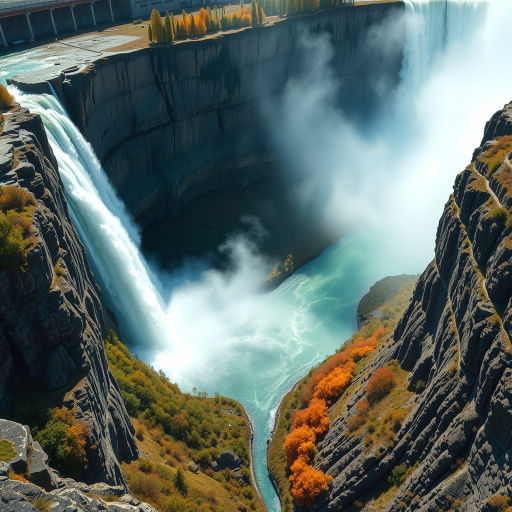
#> input picture projects/naze/episodes/niagara/assets/illust_falls1.jpg, 1024 x 1024 px (shown at 1/2 size)
$ python thumb.py
#> lines starting #> are read from the running program, lines starting #| are printed output that depends on the picture
"""ナイアガラの本編のサムネイル(1280×720)。python episodes/niagara/thumb.py → out/niagara/thumb_long.jpg
下地は場面の絵(illust_falls1、イメージ)。左を暗くして字を 3 段、大事な 1 語(16万年後)だけ黄色。赤い丸は、絵の滝の縁が切れていて当てる所が無いので付けない。"""
from pathlib import Path

import numpy as np
from PIL import Image, ImageDraw, ImageFilter, ImageFont

HERE = Path(__file__).resolve().parent
OUT = HERE.parents[1] / "out" / "niagara"
OUT.mkdir(parents=True, exist_ok=True)
YEL, WHITE, INK, RED = (255, 222, 0), (255, 255, 255), (8, 10, 18), (240, 60, 50)


def font(size, weight="Black"):
    f = ImageFont.truetype("C:/Windows/Fonts/NotoSansJP-VF.ttf", size)
    f.set_variation_by_name(weight)
    return f


ph = Image.open(HERE / "assets" / "illust_falls1.jpg").convert("RGB")
#> ph is the input picture: PIL image 1024x1024 RGB; mean R, G, B 93.2, 107.2, 102.1
w, h = ph.size
#> w = 1024; h = 1024
crop = ph.crop((int(w * 0.02), 0, int(w * 0.02) + int(h * 16 / 9), h)) if w / h > 16 / 9 else ph
img = crop.resize((1280, 720), Image.LANCZOS)
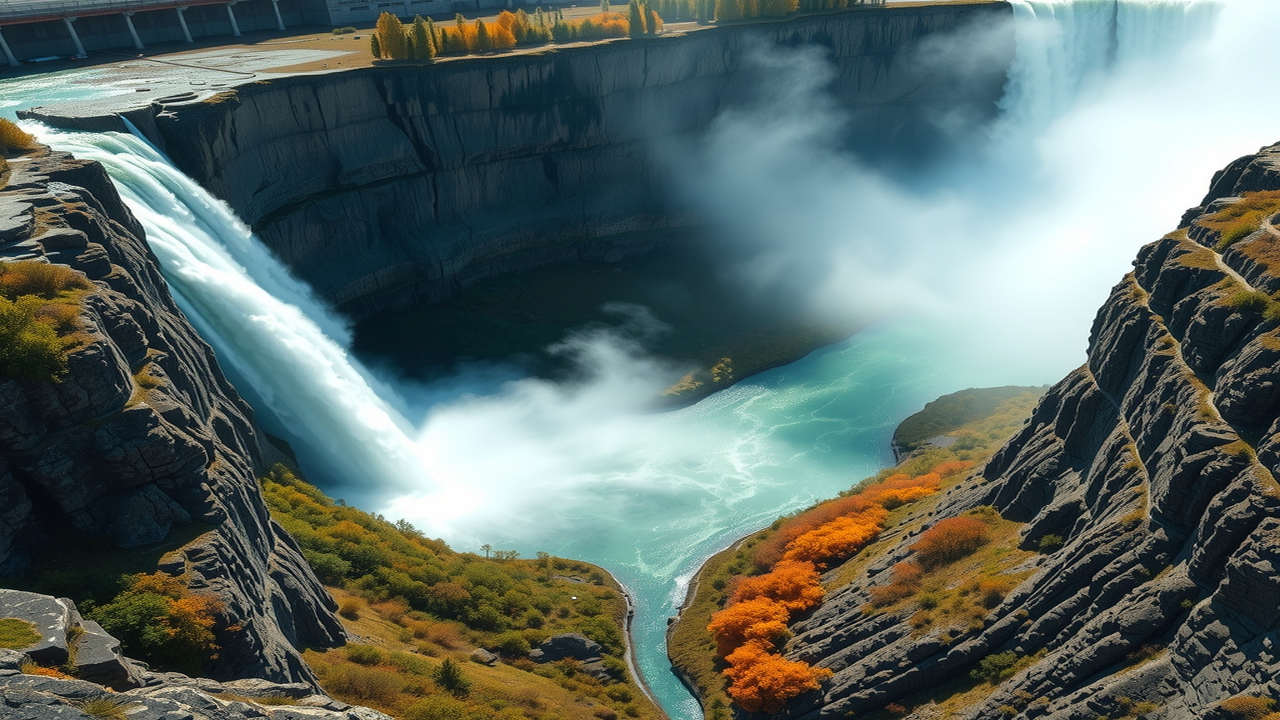
#> img: PIL image 1280x720 RGB; mean R, G, B 93.2, 107.2, 102.1
a = np.asarray(img).astype(np.float32)
x = np.linspace(0, 1, 1280, dtype=np.float32)[None, :, None]
a *= 0.35 + 0.65 * np.clip((x - 0.05) / 0.6, 0, 1)            # 左を暗く
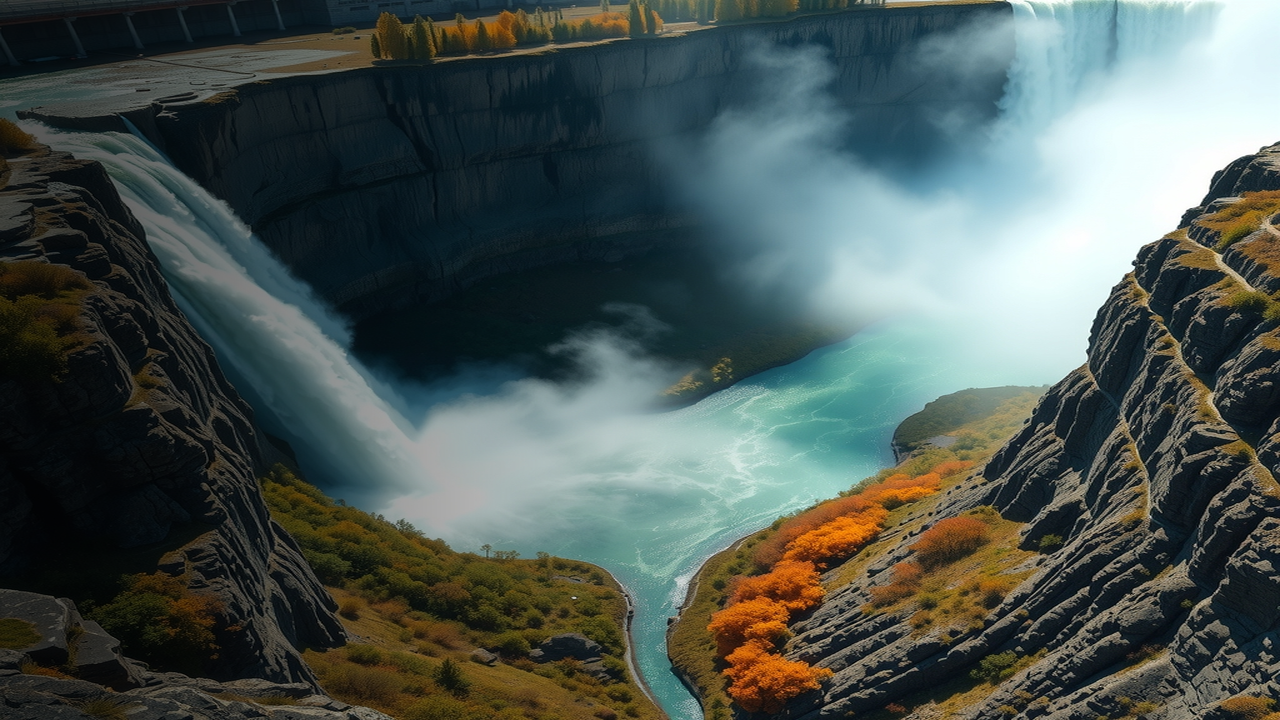
#> a: shape (720, 1280, 3) float32; mean R, G, B 75.9, 87.1, 83.1
img = Image.fromarray(a.astype(np.uint8)).convert("RGBA")
#> img: PIL image 1280x720 RGBA


def big(xy, s, size, col):
    f = font(size)
    sh = Image.new("RGBA", img.size, (0, 0, 0, 0))
    ImageDraw.Draw(sh).text((xy[0] + 6, xy[1] + 8), s, font=f, fill=(0, 0, 0, 200), stroke_width=14, stroke_fill=(0, 0, 0, 200))
    img.alpha_composite(sh.filter(ImageFilter.GaussianBlur(6)))
    ImageDraw.Draw(img).text(xy, s, font=f, fill=col, stroke_width=12, stroke_fill=INK)


#> (the run stopped early here; a loop or call above may not have finished)

$ run again, with projects/naze/episodes/niagara/assets/illust_falls2.jpg copied over projects/naze/episodes/niagara/assets/illust_falls1.jpg
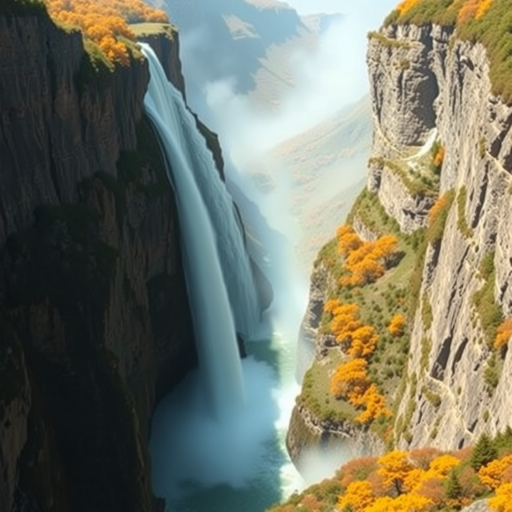
#> input picture projects/naze/episodes/niagara/assets/illust_falls2.jpg, 1024 x 1024 px (shown at 1/2 size)
#> ph is the input picture: PIL image 1024x1024 RGB; mean R, G, B 119.5, 120.1, 102.5
#> `img = crop.resize((1280, 720), Image.LANCZOS)`:
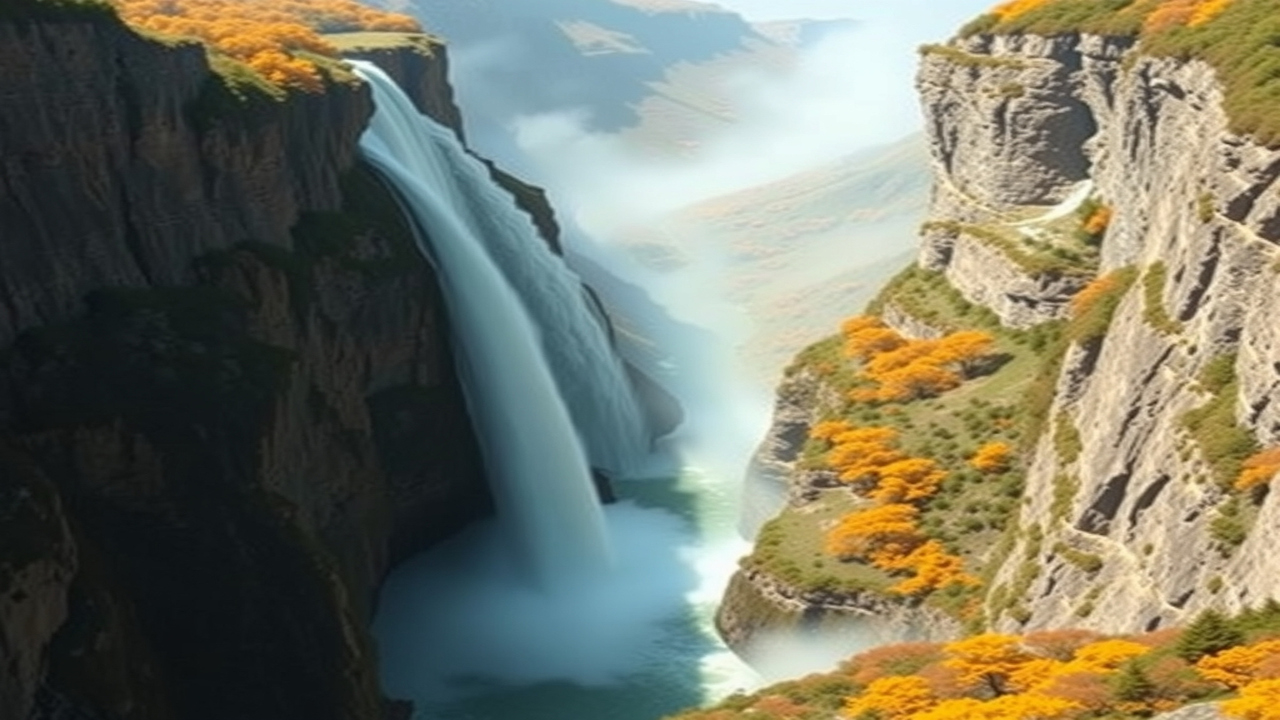
#> img: PIL image 1280x720 RGB; mean R, G, B 119.5, 120.1, 102.5
#> `a *= 0.35 + 0.65 * np.clip((x - 0.05) / 0.6, 0, 1)`:
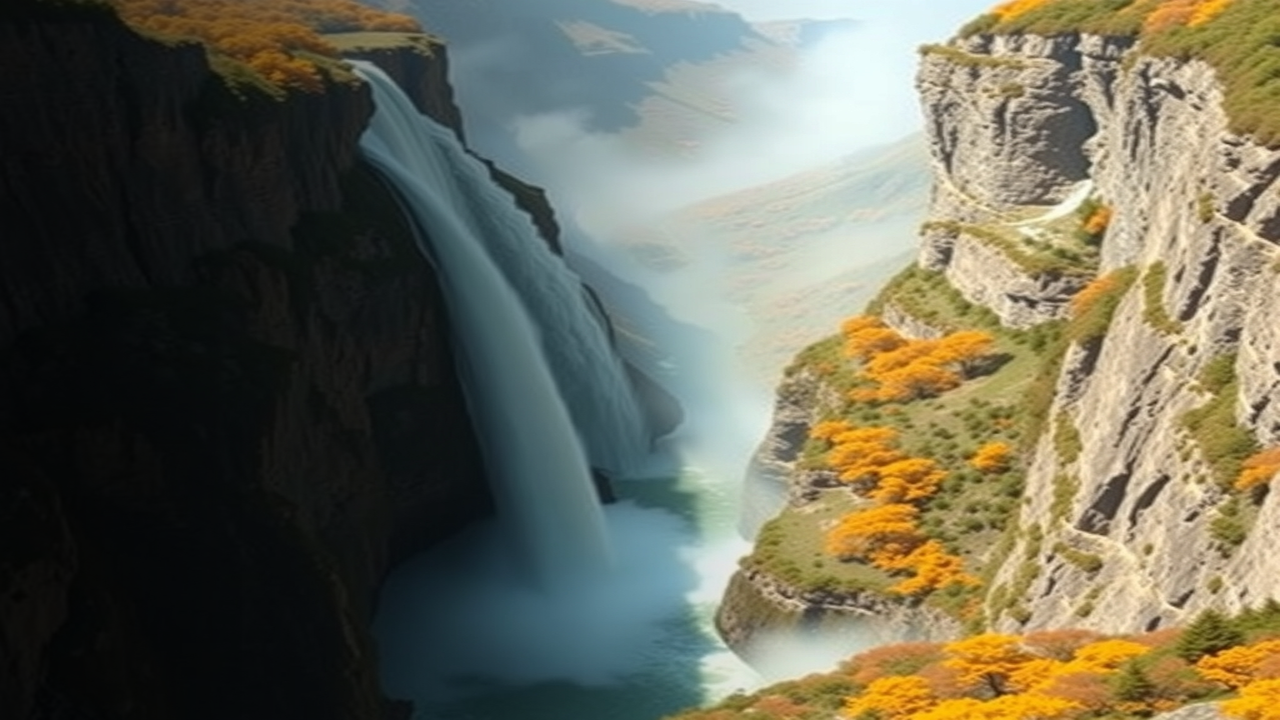
#> a: shape (720, 1280, 3) float32; mean R, G, B 107.3, 105.7, 88.2

$ run again, with projects/naze/episodes/niagara/assets/illust_dry1.jpg copied over projects/naze/episodes/niagara/assets/illust_falls1.jpg
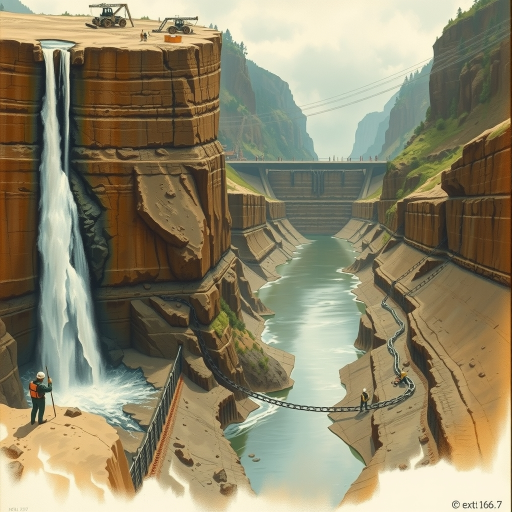
#> input picture projects/naze/episodes/niagara/assets/illust_dry1.jpg, 1024 x 1024 px (shown at 1/2 size)
#> ph is the input picture: PIL image 1024x1024 RGB; mean R, G, B 142.8, 134.7, 107.4
#> `img = crop.resize((1280, 720), Image.LANCZOS)`:
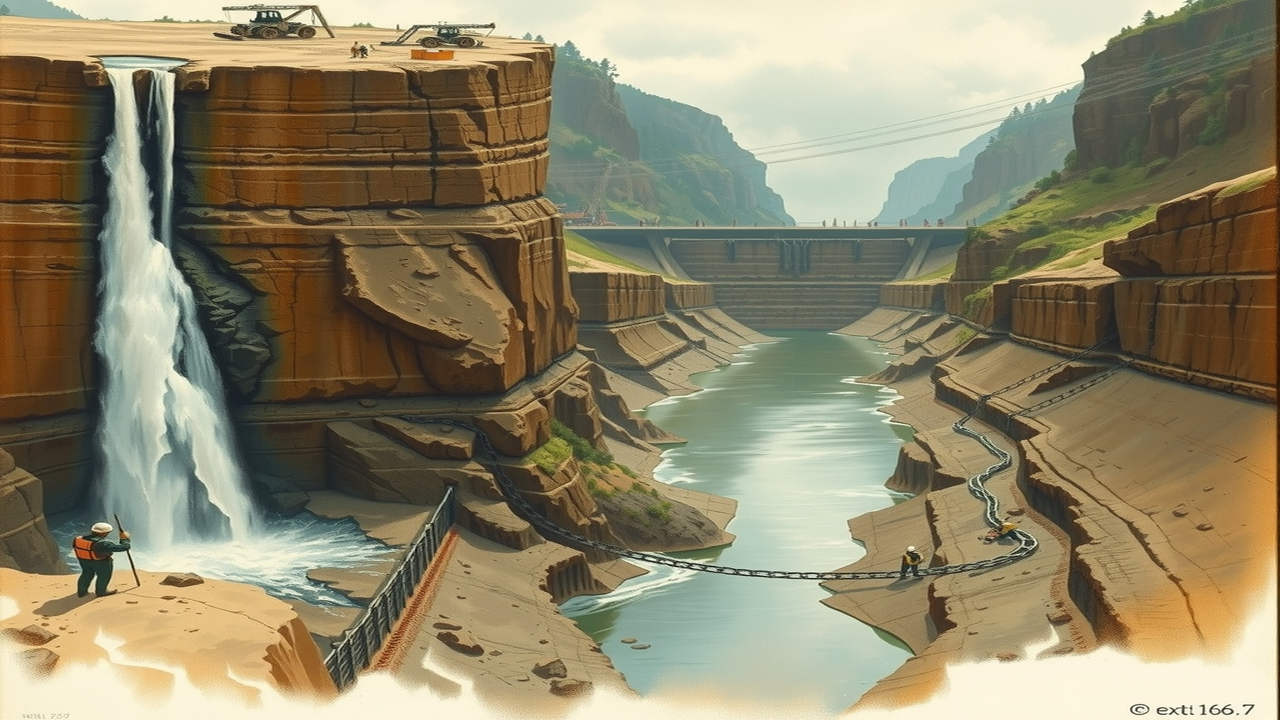
#> img: PIL image 1280x720 RGB; mean R, G, B 142.8, 134.7, 107.4
#> `a *= 0.35 + 0.65 * np.clip((x - 0.05) / 0.6, 0, 1)`:
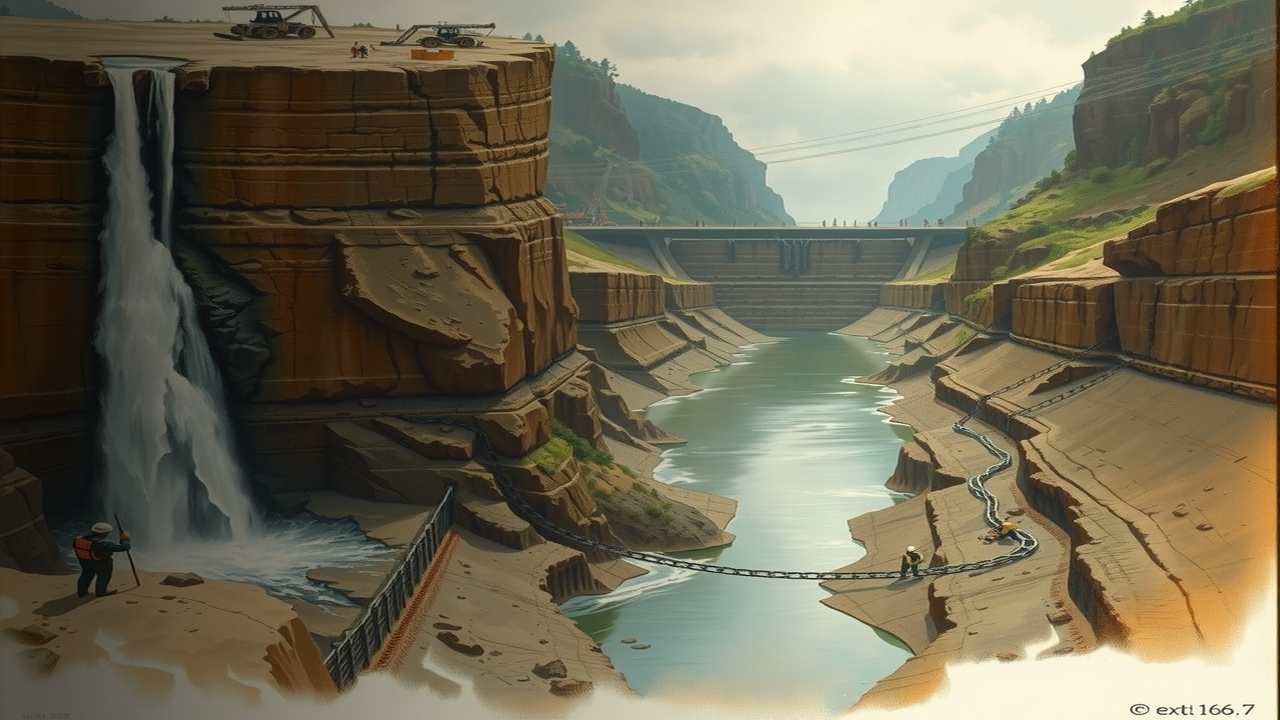
#> a: shape (720, 1280, 3) float32; mean R, G, B 112.4, 106.9, 85.7

$ run again, with projects/naze/episodes/niagara/assets/illust_dry2.jpg copied over projects/naze/episodes/niagara/assets/illust_falls1.jpg
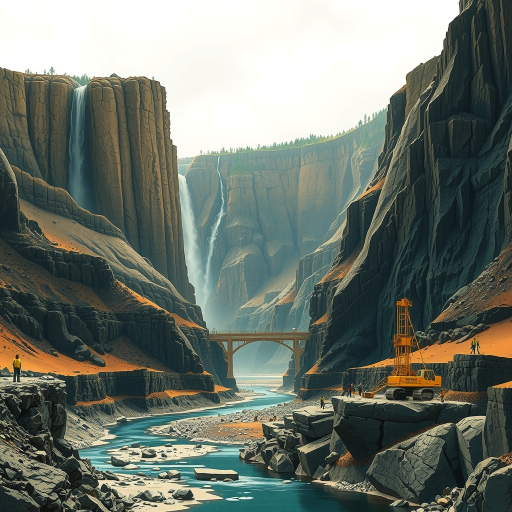
#> input picture projects/naze/episodes/niagara/assets/illust_dry2.jpg, 1024 x 1024 px (shown at 1/2 size)
#> ph is the input picture: PIL image 1024x1024 RGB; mean R, G, B 110.6, 118.6, 109.8
#> `img = crop.resize((1280, 720), Image.LANCZOS)`:
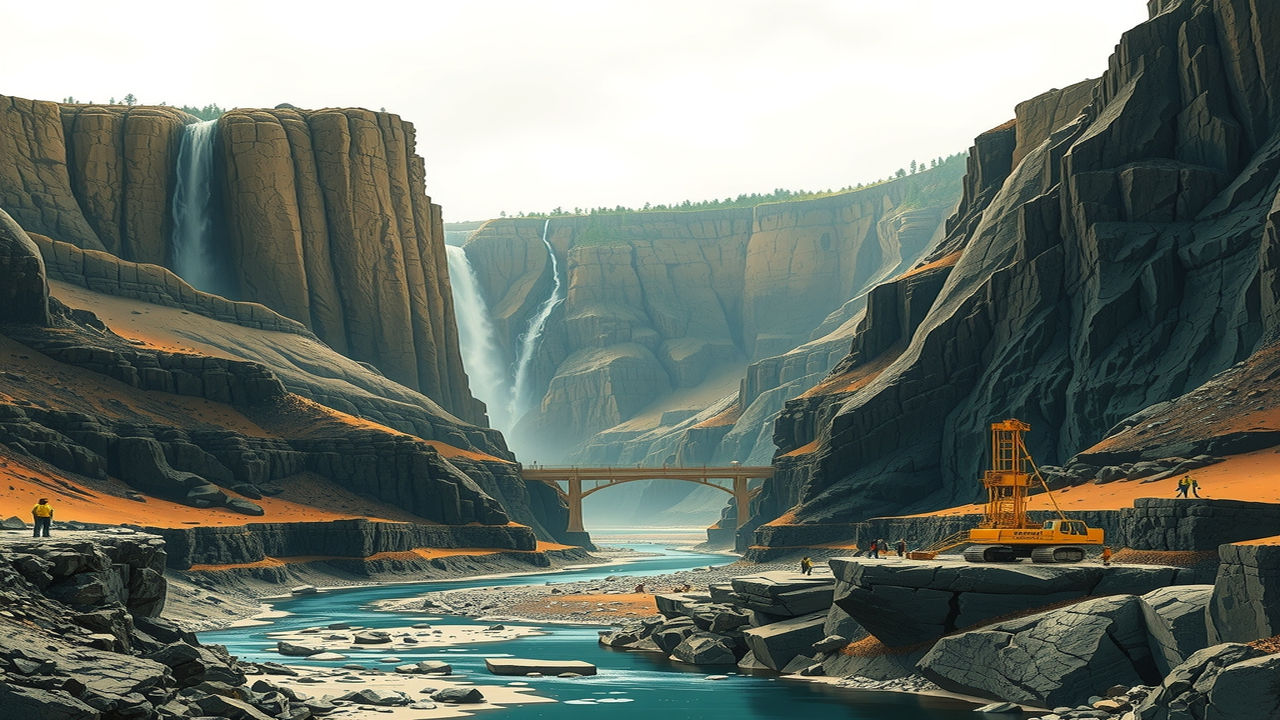
#> img: PIL image 1280x720 RGB; mean R, G, B 110.6, 118.6, 109.8
#> `a *= 0.35 + 0.65 * np.clip((x - 0.05) / 0.6, 0, 1)`:
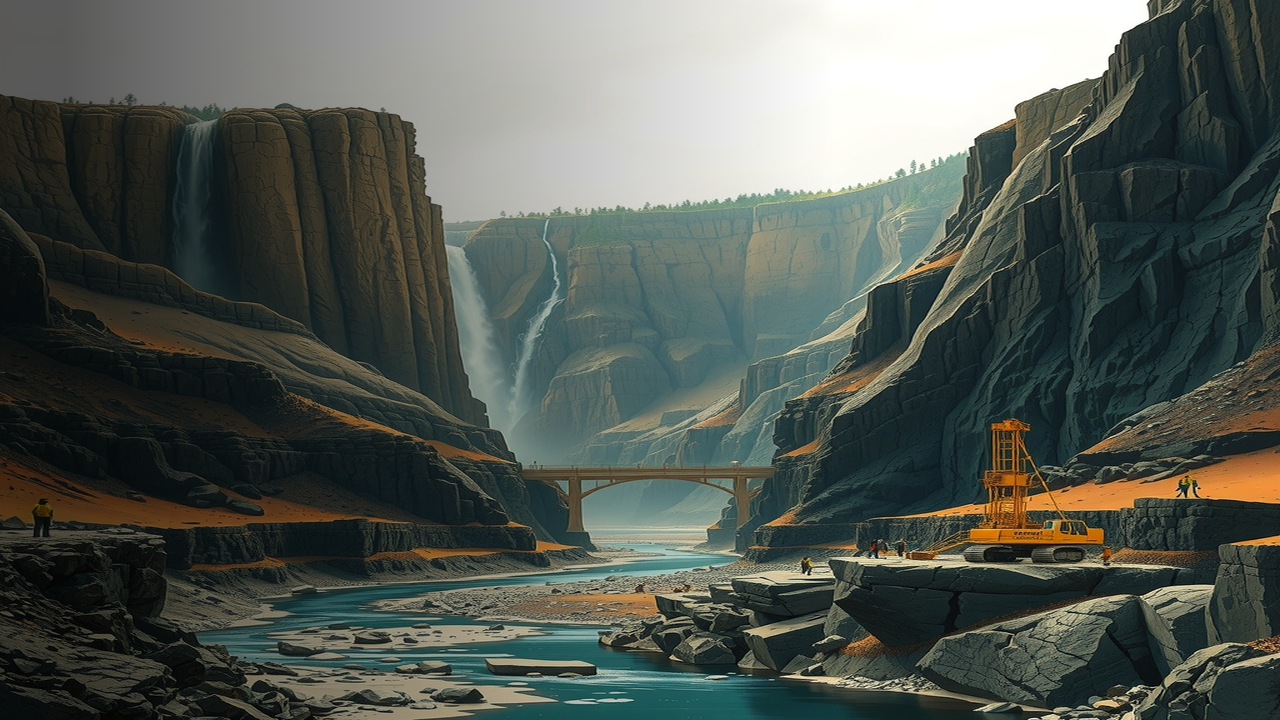
#> a: shape (720, 1280, 3) float32; mean R, G, B 84.4, 91, 84.5
